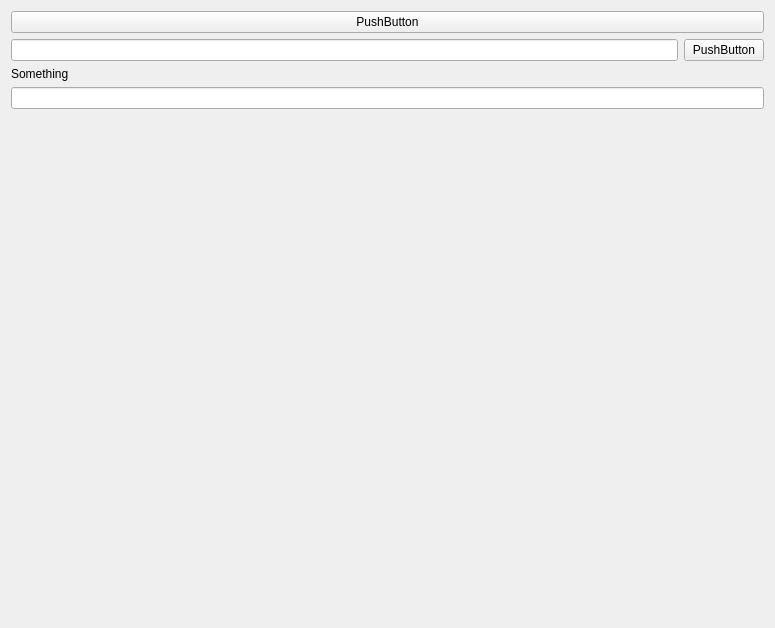
<?xml version="1.0" encoding="UTF-8"?>
<ui version="4.0">
 <class>Form</class>
 <widget class="QWidget" name="Form">
  <property name="geometry">
   <rect>
    <x>0</x>
    <y>0</y>
    <width>775</width>
    <height>628</height>
   </rect>
  </property>
  <property name="windowTitle">
   <string>Form</string>
  </property>
  <layout class="QVBoxLayout" name="verticalLayout">
   <item>
    <widget class="QPushButton" name="pushButton">
     <property name="text">
      <string>PushButton</string>
     </property>
    </widget>
   </item>
   <item>
    <layout class="QHBoxLayout" name="horizontalLayout">
     <item>
      <widget class="QLineEdit" name="lineEdit_2"/>
     </item>
     <item>
      <widget class="QPushButton" name="pushButton_2">
       <property name="text">
        <string>PushButton</string>
       </property>
      </widget>
     </item>
    </layout>
   </item>
   <item>
    <widget class="QLabel" name="label">
     <property name="text">
      <string>Something</string>
     </property>
    </widget>
   </item>
   <item>
    <widget class="QLineEdit" name="lineEdit"/>
   </item>
   <item>
    <layout class="QHBoxLayout" name="horizontalLayout_2"/>
   </item>
   <item>
    <spacer name="verticalSpacer">
     <property name="orientation">
      <enum>Qt::Vertical</enum>
     </property>
     <property name="sizeHint" stdset="0">
      <size>
       <width>20</width>
       <height>40</height>
      </size>
     </property>
    </spacer>
   </item>
  </layout>
 </widget>
 <resources/>
 <connections/>
</ui>
